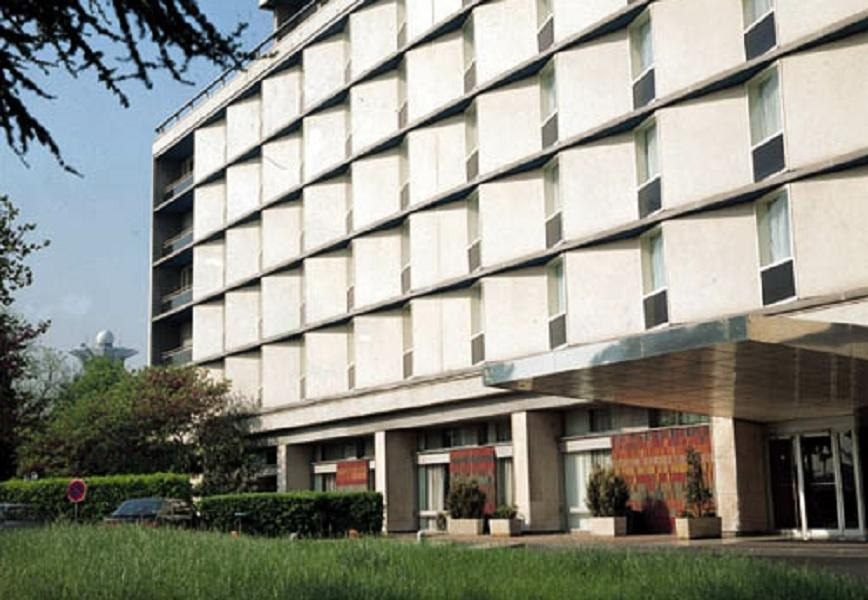
#> input picture data/building.jpg, 868 x 600 px
$ jupyter execute lab01_image_statistics.ipynb
#> lines starting #> are read from the running program, lines starting #| are printed output that depends on the picture; long printed decimals are rounded
# Лабораторная работа №1. Изображение как матрица: статистика, ковариация и расстояния

Условие — в [методичке](CSE5382_15_лабораторных_работ_математические_методы_in_CV.md), раздел «Лабораторная работа №1».
Ноутбук идёт от простого к сложному: сначала идея на бытовом примере, потом понятия и формулы,
потом два ручных расчёта с проверкой в NumPy и программная часть.

**Данные.** `data/building.jpg` (868×600) — стандартный пример из набора OpenCV. Для сдачи его можно заменить своей фотографией: код от картинки не зависит.

## 1. О чём эта работа

### Знакомый пример

Откройте фотографию в графическом редакторе и увеличивайте, пока не увидите квадратики. Каждый квадратик — **пиксель**, и у него три числа: сколько в нём красного, зелёного и синего (от 0 до 255). Фотография для компьютера — это просто большая таблица таких чисел.

### Основная идея

Раз картинка — таблица чисел, к ней применима обычная статистика: «какая картинка в среднем яркая», «насколько сильно яркость скачет», «меняются ли красный и зелёный вместе». Эти числа — первое, что нужно знать о данных, прежде чем применять любой алгоритм.

### Понятия, которые понадобятся

- **Матрица** — прямоугольная таблица чисел. Серое изображение — матрица `H×W` (высота × ширина).
- **Тензор** — таблица с бо́льшим числом измерений. Цветное изображение — `H×W×3`: три матрицы (каналы R, G, B), сложенные стопкой.
- **Среднее** $\mu$ — «типичное» значение: сумма всех чисел, делённая на их количество.
- **Дисперсия** $\sigma^2$ — средний квадрат отклонения от среднего. Маленькая дисперсия — все числа рядом со средним (ровный серый фон), большая — числа разбросаны (контрастная картинка). Корень из неё, $\sigma$, называется **стандартным отклонением** и измеряется в тех же единицах, что и яркость.
- **Ковариация** двух величин показывает, меняются ли они вместе. Положительная — когда одна больше своего среднего, другая обычно тоже; отрицательная — наоборот; около нуля — не связаны.
- **Норма** — «длина» объекта одним числом. Норма Фробениуса считает матрицу длинным вектором и берёт его обычную длину.
- **Расстояние** между пикселем и средним цветом говорит, насколько пиксель «необычный».

### Формулы

$$\mu=\frac1N\sum_{i=1}^{N}x_i,\qquad \sigma^2=\frac1N\sum_{i=1}^{N}(x_i-\mu)^2$$

Здесь $x_i$ — значения пикселей, $N$ — их количество.

$$\mathrm{Cov}(X,Y)=\frac1N\sum_{i}(x_i-\mu_x)(y_i-\mu_y)$$

$x_i, y_i$ — значения двух каналов в одном и том же пикселе. Если собрать ковариации всех пар каналов в таблицу, получится **ковариационная матрица** $\Sigma$ размера 3×3: на диагонали дисперсии каналов, вне диагонали — ковариации пар.

$$\|A\|_F=\sqrt{\sum_i\sum_j a_{ij}^2}$$

**Евклидово расстояние** — обычная длина разности: $d_E=\sqrt{(x-\mu)^T(x-\mu)}$.

**Расстояние Махаланобиса** делает то же, но сначала «выравнивает масштабы»:

$$d_M(x,\mu)=\sqrt{(x-\mu)^T\,\Sigma^{-1}\,(x-\mu)}$$

Умножение на $\Sigma^{-1}$ делит каждое отклонение на типичный разброс в этом направлении. Отклонение на 10 единиц там, где канал почти не меняется, — событие; там, где канал гуляет на сотни, — пустяк. Если $\Sigma$ — единичная матрица, $d_M$ превращается в $d_E$.

[cell 1]
import cv2
import numpy as np
import matplotlib.pyplot as plt

np.set_printoptions(precision=4, suppress=True)
plt.rcParams.update({"figure.dpi": 80, "image.cmap": "gray"})

IMAGE_PATH = "data/building.jpg"
SEED = 0
rng = np.random.default_rng(SEED)

## 2. Вопрос 1 — среднее, дисперсия и норма Фробениуса

> Для `I=[[12,18,24],[30,36,42],[48,54,60]]` найдите μ, σ² и Frobenius-норму.

**Шаг 1. Среднее.** Складываем девять чисел: $12+18+24+30+36+42+48+54+60=324$. Делим на количество: $\mu=324/9=36$.

Быстрая проверка без калькулятора: числа идут с шагом 6, это арифметическая прогрессия, её среднее — центральный элемент, то есть 36.

**Шаг 2. Отклонения от среднего.** Из каждого числа вычитаем 36: $-24,-18,-12,-6,0,6,12,18,24$. Их сумма всегда ноль — так устроено среднее.

**Шаг 3. Дисперсия.** Возводим отклонения в квадрат: $576,324,144,36,0,36,144,324,576$. Сумма $=2160$. Делим на 9: $\sigma^2=240$, значит $\sigma=\sqrt{240}\approx15.49$.

**Шаг 4. Норма Фробениуса.** Теперь в квадрат возводим сами элементы (без вычитания среднего): $144+324+576+900+1296+1764+2304+2916+3600=13824$. Корень: $\|I\|_F=\sqrt{13824}\approx117.58$.

**Связь между ними.** Сумма квадратов элементов $=N(\sigma^2+\mu^2)=9\cdot(240+1296)=13824$. То есть норма Фробениуса смешивает «общий уровень» ($\mu$) и «разброс» ($\sigma$); дисперсия оставляет только разброс.

[cell 2]
I = np.array([[12, 18, 24], [30, 36, 42], [48, 54, 60]], dtype=float)

mu = I.sum() / I.size
dev = I - mu
var = (dev ** 2).sum() / I.size
fro = np.sqrt((I ** 2).sum())

print("сумма элементов      :", I.sum())
print("μ                    :", mu)
print("отклонения           :", dev.ravel())
print("сумма квадратов откл.:", (dev ** 2).sum())
print("σ²                   :", var, "  σ =", round(np.sqrt(var), 4))
print("сумма квадратов эл.  :", (I ** 2).sum())
print("||I||_F              :", round(fro, 4))

# проверка библиотекой и тождество N(σ²+μ²)
assert np.isclose(mu, I.mean()) and np.isclose(var, I.var()) and np.isclose(fro, np.linalg.norm(I, "fro"))
print("N(σ²+μ²)             :", I.size * (var + mu ** 2))

**Итог вопроса 1:** $\mu=36$, $\sigma^2=240$, $\|I\|_F\approx117.58$ — совпадает с NumPy.

## 3. Вопрос 2 — расстояние Махаланобиса

> Для μ=(100,120,80), x=(120,130,90), Σ=diag(400,100,25) вычислите Mahalanobis distance.

**Что дано простыми словами.** Средний цвет — (100, 120, 80). Матрица $\Sigma$ диагональная, значит каналы между собой не связаны, а на диагонали стоят их дисперсии: 400, 100 и 25. Стандартные отклонения — корни: $\sigma_R=20$, $\sigma_G=10$, $\sigma_B=5$. Красный «гуляет» сильно, синий почти не меняется.

**Шаг 1. Отклонение.** $x-\mu=(20,10,10)$.

**Шаг 2. Обратная матрица.** У диагональной матрицы обратная получается переворотом диагонали: $\Sigma^{-1}=\mathrm{diag}(1/400,\,1/100,\,1/25)$.

**Шаг 3. Квадрат расстояния.** Для диагональной $\Sigma$ формула превращается в сумму «отклонение в квадрате, делённое на дисперсию»:

$$d_M^2=\frac{20^2}{400}+\frac{10^2}{100}+\frac{10^2}{25}=1+1+4=6$$

**Шаг 4. Расстояние.** $d_M=\sqrt6\approx2.449$.

**Смысл.** Каждое слагаемое — квадрат отклонения, измеренного в «сигмах» своего канала: R ушёл на $20/20=1\sigma$, G на $10/10=1\sigma$, B на $10/5=2\sigma$. Отклонения G и B одинаковы по абсолютной величине (по 10 единиц), но для синего это вдвое более редкое событие, и в $d_M^2$ оно даёт 4 против 1. Евклидово расстояние этого не видит: $d_E=\sqrt{400+100+100}\approx24.49$, и главным в нём оказывается красный канал — самый шумный и потому наименее информативный.

[cell 3]
mu_v = np.array([100.0, 120.0, 80.0])
x_v = np.array([120.0, 130.0, 90.0])
Sigma_d = np.diag([400.0, 100.0, 25.0])

d = x_v - mu_v
terms = d ** 2 / np.diag(Sigma_d)
d_m = np.sqrt(d @ np.linalg.inv(Sigma_d) @ d)

print("x − μ                :", d)
print("отклонения в сигмах  :", d / np.sqrt(np.diag(Sigma_d)))
print("слагаемые d²         :", terms, " сумма =", terms.sum())
print("Mahalanobis          :", round(d_m, 4))
print("Euclidean            :", round(np.linalg.norm(d), 4))
print("вклад каналов в d_E² :", d ** 2 / (d ** 2).sum())
print("вклад каналов в d_M² :", terms / terms.sum())

**Итог вопроса 2:** $d_M=\sqrt6\approx2.449$. В евклидовом расстоянии 2/3 вклада даёт красный канал, в расстоянии Махаланобиса 2/3 вклада даёт синий — тот, где отклонение статистически значимее.

## 4. Задание 3 — код и эксперимент

Шаги пронумерованы так же, как в методичке.

### Шаги 1–3. Загрузка, свойства, BGR→RGB

OpenCV исторически хранит каналы в порядке **B, G, R**. Matplotlib ждёт R, G, B, поэтому для показа и для подписей каналов массив переворачиваем. На статистику порядок не влияет — меняется только то, какой столбец как называется.

[cell 4]
img_bgr = cv2.imread(IMAGE_PATH)
#> img_bgr is the input picture: shape (600, 868, 3); mean B, G, R 133.7, 143.6, 142.9
assert img_bgr is not None, IMAGE_PATH
img_u8 = cv2.cvtColor(img_bgr, cv2.COLOR_BGR2RGB)
H, W, C = img_u8.shape

print("shape :", img_u8.shape, "(высота, ширина, каналы)")
#| shape : (600, 868, 3) (высота, ширина, каналы)
print("dtype :", img_u8.dtype)
#| dtype : uint8
print("min   :", img_u8.min(), " max:", img_u8.max())
#| min   : 0  max: 255
print("nbytes:", img_u8.nbytes, "=", H, "×", W, "×", C, "× 1 байт =", H * W * C)
#| nbytes: 1562400 = 600 × 868 × 3 × 1 байт = 1562400
print("в float64 тот же массив занял бы", H * W * C * 8, "байт (в 8 раз больше)")
#| в float64 тот же массив занял бы 12499200 байт (в 8 раз больше)

plt.figure(figsize=(7, 5))
plt.imshow(img_u8)
plt.title(f"Исходное изображение {W}×{H}")
plt.axis("off")
plt.show()

**Откуда объём памяти.** Тип `uint8` — целое от 0 до 255, занимает ровно 1 байт. Чисел в массиве `H·W·C`, поэтому `nbytes = H·W·C`. Файл на диске меньше, потому что JPEG сжат; в памяти картинка лежит распакованной.

Для вычислений переводим в `float64`: в `uint8` разность `10 − 20` дала бы 246 (переполнение), а квадраты не поместились бы в байт.

### Шаги 4–5. Развёртка в N×3 и статистика каналов

`reshape(-1, 3)` вытягивает картинку в длинный список пикселей: строка — один пиксель, столбцы — R, G, B. Соседство пикселей теряется, но для статистики оно и не нужно.

[cell 5]
img = img_u8.astype(np.float64)
X = img.reshape(-1, 3)
N = len(X)
#> N = 520800
print("X.shape =", X.shape, " N = H·W =", H * W)
#| X.shape = (520800, 3)  N = H·W = 520800

mu = X.sum(axis=0) / N
#> mu = [142.9, 143.6, 133.7]
var = ((X - mu) ** 2).sum(axis=0) / N
#> var = [6893.2, 6536.7, 7214.5]
std = np.sqrt(var)
#> std = [83.03, 80.85, 84.94]
med = np.median(X, axis=0)
#> med = [149, 151, 140]

print(f"\n{'канал':6}{'mean':>10}{'variance':>12}{'std':>9}{'median':>9}")
for k, name in enumerate("RGB"):
    print(f"{name:6}{mu[k]:10.3f}{var[k]:12.3f}{std[k]:9.3f}{med[k]:9.1f}")
#> this loop made 3 passes
#| R        142.925    6893.236   83.026    149.0
#| G        143.583    6536.729   80.850    151.0
#| B        133.721    7214.520   84.938    140.0

assert np.allclose(mu, X.mean(axis=0)) and np.allclose(var, X.var(axis=0))

fig, ax = plt.subplots(figsize=(7, 3))
for k, col in enumerate(["red", "green", "blue"]):
    ax.plot(np.bincount(img_u8[..., k].ravel(), minlength=256), color=col, label="RGB"[k])
ax.set(title="Распределение значений по каналам", xlabel="значение канала, 0–255", ylabel="число пикселей")
ax.legend()
plt.show()
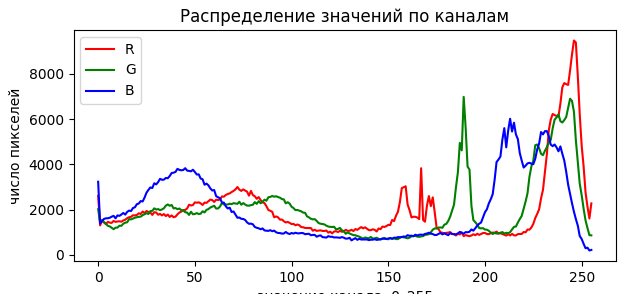
#> figure drawn by matplotlib, 1 panel; curve peaks at x = 246, y = 9469; curve peaks at x = 189, y = 6980; curve peaks at x = 213, y = 6014

### Шаг 6. Ковариационная матрица 3×3 своей формулой

Вычитаем из каждого столбца его среднее — получаем центрированную матрицу $X_c$ размера `N×3`. Тогда

$$\Sigma=\frac1N X_c^{T}X_c$$

Почему это работает: элемент $(a,b)$ произведения $X_c^TX_c$ — это скалярное произведение столбца $a$ на столбец $b$, то есть $\sum_i (x_{ia}-\mu_a)(x_{ib}-\mu_b)$ — ровно числитель ковариации. Одно матричное умножение считает сразу все девять пар.

`np.cov` по умолчанию делит на $N-1$ (несмещённая оценка), а формула методички — на $N$. Чтобы сравнение было честным, передаём `bias=True`.

Ковариация зависит от масштаба, поэтому рядом считаем **корреляцию** $\rho_{ab}=\Sigma_{ab}/(\sigma_a\sigma_b)$ — ту же связь, но приведённую к диапазону от −1 до 1.

[cell 6]
Xc = X - mu
Sigma = (Xc.T @ Xc) / N
#> Sigma = [[6893.2, 6614.5, 6767.2], [6614.5, 6536.7, 6739.8], [6767.2, 6739.8, 7214.5]]
Sigma_np = np.cov(X, rowvar=False, bias=True)
#> Sigma_np has the same summary as Sigma
corr = Sigma / np.outer(std, std)
#> corr = [[1, 0.985, 0.96], [0.985, 1, 0.981], [0.96, 0.981, 1]]

print("Σ (своя формула):\n", Sigma)
#| Σ (своя формула):
#|  [[6893.2355 6614.4584 6767.2035]
#|  [6614.4584 6536.7287 6739.7716]
#|  [6767.2035 6739.7716 7214.5196]]
print("max |Σ − np.cov| =", np.abs(Sigma - Sigma_np).max())
#| max |Σ − np.cov| = 0.0
print("симметрична:", np.allclose(Sigma, Sigma.T))
#| симметрична: True
print("диагональ совпадает с дисперсиями:", np.allclose(np.diag(Sigma), var))
#| диагональ совпадает с дисперсиями: True
print("\nкорреляция каналов:\n", corr)
#| корреляция каналов:
#|  [[1.     0.9854 0.9596]
#|  [0.9854 1.     0.9814]
#|  [0.9596 0.9814 1.    ]]

### Шаги 7–8. Евклидово и махаланобисово расстояние для 10 пикселей

Берём 10 случайных пикселей (seed зафиксирован) и для каждого считаем оба расстояния до среднего цвета. `np.linalg.pinv` — псевдообратная матрица: если какой-то канал почти линейно выражается через другие, обычная обратная «взрывается», а псевдообратная остаётся конечной.

[cell 7]
Sigma_inv = np.linalg.pinv(Sigma)
#> Sigma_inv = [[0.00527, -0.00642, 0.00105], [-0.00642, 0.012, -0.00516], [0.00105, -0.00516, 0.00398]]
idx = rng.choice(N, size=10, replace=False)
#> idx = [442997, 423551, 331724, 266196, 140503, 21338, 8607, 160316, 91279, 39184]
P = X[idx]
#> P = [[9, 16, 9], [63, 62, 57], [94, 81, 62], [248, 245, 240], [73, 69, 68], [244, 243, 238], [236, 232, 221], [238, 235, 228], [155, 186, 214], [154, 179, 209]]
D = P - mu
#> D = [[-133.9, -127.6, -124.7], [-79.92, -81.58, -76.72], [-48.92, -62.58, -71.72], [105.1, 101.4, 106.3], [-69.92, -74.58, -65.72], [101.1, 99.42, 104.3], [93.08, 88.42, 87.28], [95.08, 91.42, 94.28], [12.08, 42.42, 80.28], [11.08, 35.42, 75.28]]

d_euc = np.sqrt((D ** 2).sum(axis=1))
#> d_euc = [223.1, 137.6, 107, 180.6, 121.5, 176, 155.2, 162.1, 91.6, 83.93]
d_mah = np.sqrt(np.einsum("ni,ij,nj->n", D, Sigma_inv, D))
#> d_mah = [1.65, 1.15, 1.3, 1.28, 1.28, 1.24, 1.14, 1.15, 2.87, 2.72]

print(f"{'#':>2} {'(row,col)':>11} {'R':>5}{'G':>5}{'B':>5} {'Euclid':>9} {'Mahal':>8} {'ранг E':>7}{'ранг M':>7}")
rank_e = d_euc.argsort().argsort() + 1
#> rank_e = [10, 5, 3, 9, 4, 8, 6, 7, 2, 1]
rank_m = d_mah.argsort().argsort() + 1
#> rank_m = [8, 2, 7, 5, 6, 4, 1, 3, 10, 9]
for n, i in enumerate(idx):
    r, c = divmod(i, W)
    print(f"{n:2d} {f'({r},{c})':>11} {P[n,0]:5.0f}{P[n,1]:5.0f}{P[n,2]:5.0f} {d_euc[n]:9.2f} {d_mah[n]:8.3f} {rank_e[n]:7d}{rank_m[n]:7d}")
#> this loop made 10 passes
#> (i, r, c) on passes 1 to 8: (442997, 510, 317), (423551, 487, 835), (331724, 382, 148), (266196, 306, 588), (140503, 161, 755), (21338, 24, 506), (8607, 9, 795), (160316, 184, 604)
#> (printed output is left out)

# по всем пикселям: насколько согласованы два расстояния
D_all = X - mu
e_all = np.sqrt((D_all ** 2).sum(axis=1))
m_all = np.sqrt(np.einsum("ni,ij,nj->n", D_all, Sigma_inv, D_all))
print("\nкорреляция Euclid и Mahalanobis по всем пикселям:", round(np.corrcoef(e_all, m_all)[0, 1], 3))
#| корреляция Euclid и Mahalanobis по всем пикселям: 0.055
print("средний d_M² по всем пикселям:", round((m_all ** 2).mean(), 3), "(теоретически равен числу каналов, 3)")
#| средний d_M² по всем пикселям: 3.0 (теоретически равен числу каналов, 3)

Столбцы «ранг» показывают место пикселя по удалённости (1 — самый близкий к среднему). Если ранги по двум расстояниям различаются, значит, расстояния по-разному отвечают на вопрос «какой пиксель необычнее».

Средний $d_M^2$ по всем пикселям равен числу каналов — это свойство формулы, удобная проверка, что $\Sigma^{-1}$ посчитана правильно.

### Шаги 9–10. RGB→Gray как матричное умножение и сравнение с OpenCV

Серое значение — взвешенная сумма каналов: $Y=0.299R+0.587G+0.114B$. Веса разные, потому что глаз чувствительнее всего к зелёному и слабее всего к синему. В матричном виде: матрица пикселей `N×3`, умноженная на вектор весов длины 3, даёт вектор длины N.

[cell 8]
w = np.array([0.299, 0.587, 0.114])
#> w = [0.299, 0.587, 0.114]
gray_manual = (X @ w).reshape(H, W)
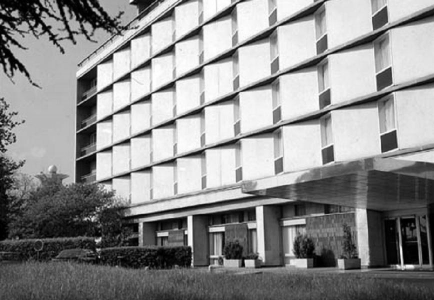
#> gray_manual: shape (600, 868) float64 (shown at 1/2 size); min 0, max 255, mean 142.3
gray_cv = cv2.cvtColor(img_u8, cv2.COLOR_RGB2GRAY).astype(np.float64)

diff = np.abs(gray_manual - gray_cv)
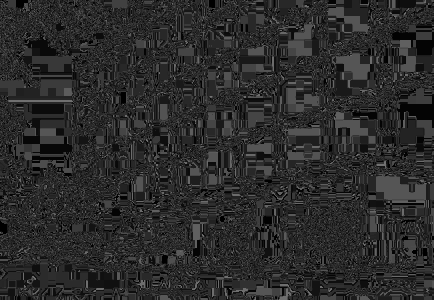
#> diff: shape (600, 868) float64 (shown at 1/2 size); min 0, max 0.499, mean 0.171
diff_rounded = np.abs(np.rint(gray_manual) - gray_cv)
#> diff_rounded: shape (600, 868) float64; every value is 0
print("сумма весов          :", w.sum())
#| сумма весов          : 1
print("MAE (float − OpenCV) :", round(diff.mean(), 4))
#| MAE (float − OpenCV) : 0.1708
print("max |Δ|              :", round(diff.max(), 4))
#| max |Δ|              : 0.499
print("после округления: MAE =", round(diff_rounded.mean(), 5), " max =", diff_rounded.max())
#| после округления: MAE = 0.0  max = 0.0

fig, ax = plt.subplots(1, 3, figsize=(13, 3.6))
ax[0].imshow(gray_manual, vmin=0, vmax=255); ax[0].set_title("Свой grayscale (X @ w)")
ax[1].imshow(gray_cv, vmin=0, vmax=255); ax[1].set_title("cv2.cvtColor")
im = ax[2].imshow(diff, cmap="magma"); ax[2].set_title("|разность|, уровни яркости")
plt.colorbar(im, ax=ax[2], fraction=0.035)
for a in ax: a.axis("off")
plt.show()
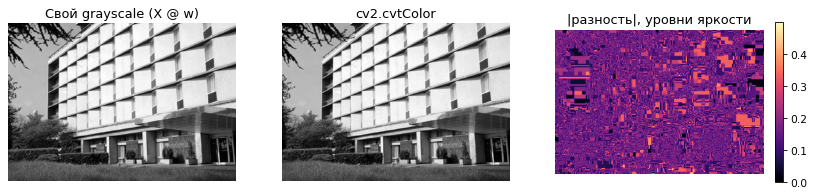
#> figure drawn by matplotlib, 4 panels

Разность меньше одного уровня яркости: наш результат дробный, а OpenCV округляет до целого и считает в целочисленной арифметике с фиксированной точкой. После округления результаты почти совпадают.

## 5. Неудачный случай: когда Махаланобис ломается

Возьмём маленький участок 40×40 в левой верхней части кадра (небо и ветки). Внутри него цвет меняется почти только по яркости, каналы почти точно повторяют друг друга, поэтому $\Sigma$ становится почти вырожденной: одно из её собственных значений близко к нулю. Обратная матрица делит на это почти-нулевое число, и расстояние начинает усиливать шум в тысячи раз.

[cell 9]
patch = img[90:130, 100:140].reshape(-1, 3)        # участок чистого неба
#> patch = 1600 rows, first 8: [159, 192, 227], [154, 187, 222], [151, 184, 219], [152, 185, 220], [154, 187, 220], [159, 190, 221], [157, 187, 213], [151, 179, 201]
mu_p = patch.mean(axis=0)
#> mu_p = [147.4, 176.9, 204]
Sig_p = np.cov(patch, rowvar=False, bias=True)
#> Sig_p = [[840.6, 934.3, 1019.4], [934.3, 1046.1, 1144.6], [1019.4, 1144.6, 1260.4]]
eig = np.linalg.eigvalsh(Sig_p)
#> eig = [1.42, 9.79, 3135.9]
print("std каналов в патче :", patch.std(axis=0))
#| std каналов в патче : [28.9928 32.3438 35.5017]
print("собственные значения Σ:", eig)
#| собственные значения Σ: [   1.4212    9.7861 3135.8641]
print("число обусловленности :", round(eig[-1] / max(eig[0], 1e-12), 1))
#| число обусловленности : 2206.5

# один и тот же сдвиг на 3 уровня яркости, но в разных направлениях цветового пространства
vals, vecs = np.linalg.eigh(Sig_p)
#> vals = [1.42, 9.79, 3135.9]; vecs = [[0.446, -0.731, -0.516], [-0.812, -0.0875, -0.577], [0.377, 0.676, -0.633]]
for name, direction in [("вдоль главной оси разброса", vecs[:, -1]), ("вдоль самой «тонкой» оси", vecs[:, 0])]:
    x_test = mu_p + 3 * direction
    dm = np.sqrt((x_test - mu_p) @ np.linalg.pinv(Sig_p) @ (x_test - mu_p))
    print(f"сдвиг на 3 уровня {name:28}: Euclid = 3.00, Mahalanobis = {dm:.2f}")
#> this loop made 2 passes
#> (name, direction, x_test, dm) on passes 1 to 2: ('вдоль главной оси разброса', [-0.516, -0.577, -0.633], [145.8, 175.2, 202.1], 0.0536), ('вдоль самой «тонкой» оси', [0.446, -0.812, 0.377], [148.7, 174.5, 205.1], 2.52)
#> (printed output is left out)
